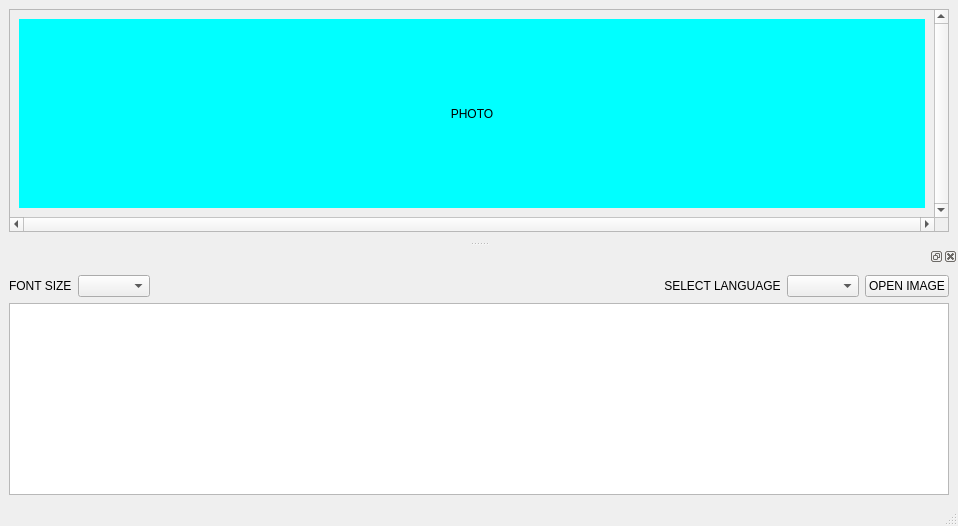
<?xml version="1.0" encoding="UTF-8"?>
<ui version="4.0">
 <class>MainWindow</class>
 <widget class="QMainWindow" name="MainWindow">
  <property name="geometry">
   <rect>
    <x>0</x>
    <y>0</y>
    <width>958</width>
    <height>526</height>
   </rect>
  </property>
  <property name="windowTitle">
   <string>MainWindow</string>
  </property>
  <widget class="QWidget" name="centralwidget">
   <layout class="QGridLayout" name="gridLayout_3">
    <item row="0" column="0">
     <widget class="QScrollArea" name="scrollArea">
      <property name="verticalScrollBarPolicy">
       <enum>Qt::ScrollBarAlwaysOn</enum>
      </property>
      <property name="horizontalScrollBarPolicy">
       <enum>Qt::ScrollBarAlwaysOn</enum>
      </property>
      <property name="widgetResizable">
       <bool>true</bool>
      </property>
      <widget class="QWidget" name="scrollAreaWidgetContents">
       <property name="geometry">
        <rect>
         <x>0</x>
         <y>0</y>
         <width>921</width>
         <height>181</height>
        </rect>
       </property>
       <layout class="QGridLayout" name="gridLayout">
        <item row="0" column="0">
         <widget class="QLabel" name="label_2">
          <property name="styleSheet">
           <string notr="true">background-color: rgb(0, 255, 255);</string>
          </property>
          <property name="text">
           <string>PHOTO</string>
          </property>
          <property name="alignment">
           <set>Qt::AlignCenter</set>
          </property>
         </widget>
        </item>
       </layout>
      </widget>
     </widget>
    </item>
   </layout>
  </widget>
  <widget class="QMenuBar" name="menubar">
   <property name="geometry">
    <rect>
     <x>0</x>
     <y>0</y>
     <width>958</width>
     <height>21</height>
    </rect>
   </property>
  </widget>
  <widget class="QStatusBar" name="statusbar"/>
  <widget class="QDockWidget" name="dockWidget">
   <attribute name="dockWidgetArea">
    <number>8</number>
   </attribute>
   <widget class="QWidget" name="dockWidgetContents">
    <layout class="QGridLayout" name="gridLayout_4">
     <item row="1" column="0">
      <widget class="QTextEdit" name="textEdit"/>
     </item>
     <item row="0" column="0">
      <layout class="QGridLayout" name="gridLayout_2">
       <item row="0" column="0">
        <widget class="QLabel" name="label_3">
         <property name="text">
          <string>FONT SIZE</string>
         </property>
        </widget>
       </item>
       <item row="0" column="1">
        <widget class="QComboBox" name="comboBox_2"/>
       </item>
       <item row="0" column="2">
        <spacer name="horizontalSpacer">
         <property name="orientation">
          <enum>Qt::Horizontal</enum>
         </property>
         <property name="sizeHint" stdset="0">
          <size>
           <width>40</width>
           <height>20</height>
          </size>
         </property>
        </spacer>
       </item>
       <item row="0" column="3">
        <widget class="QLabel" name="label">
         <property name="text">
          <string>SELECT LANGUAGE</string>
         </property>
         <property name="alignment">
          <set>Qt::AlignCenter</set>
         </property>
        </widget>
       </item>
       <item row="0" column="4">
        <widget class="QComboBox" name="comboBox"/>
       </item>
       <item row="0" column="5">
        <widget class="QPushButton" name="pushButton">
         <property name="text">
          <string>OPEN IMAGE</string>
         </property>
        </widget>
       </item>
      </layout>
     </item>
    </layout>
   </widget>
  </widget>
 </widget>
 <resources/>
 <connections/>
</ui>
